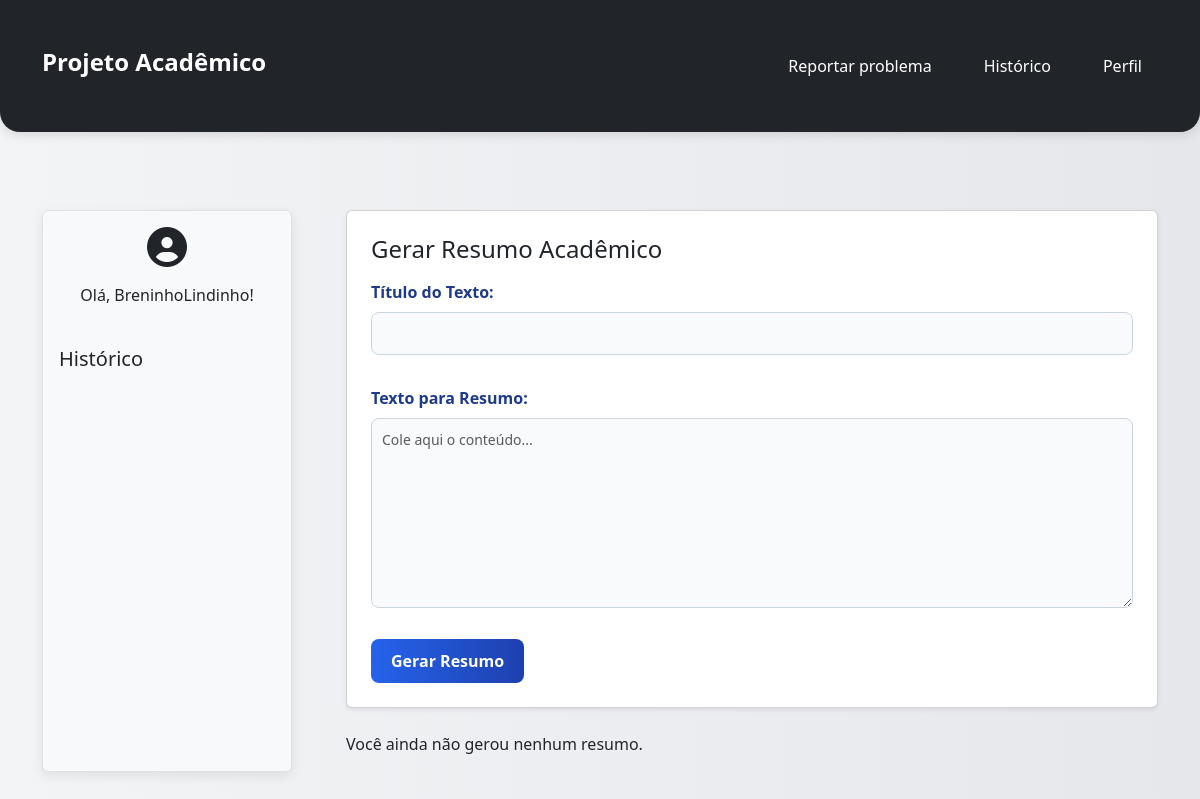
The page /index/ (signed in) on the database as committed earlier.
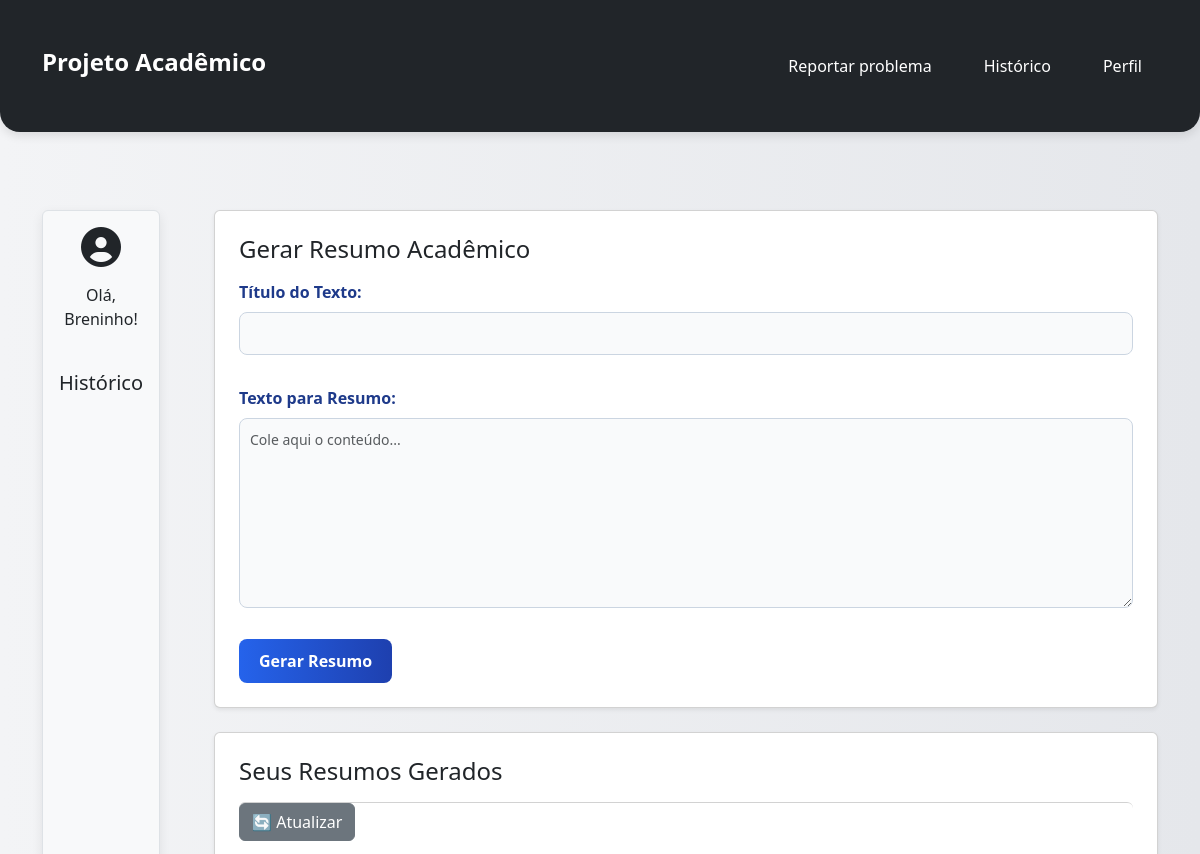
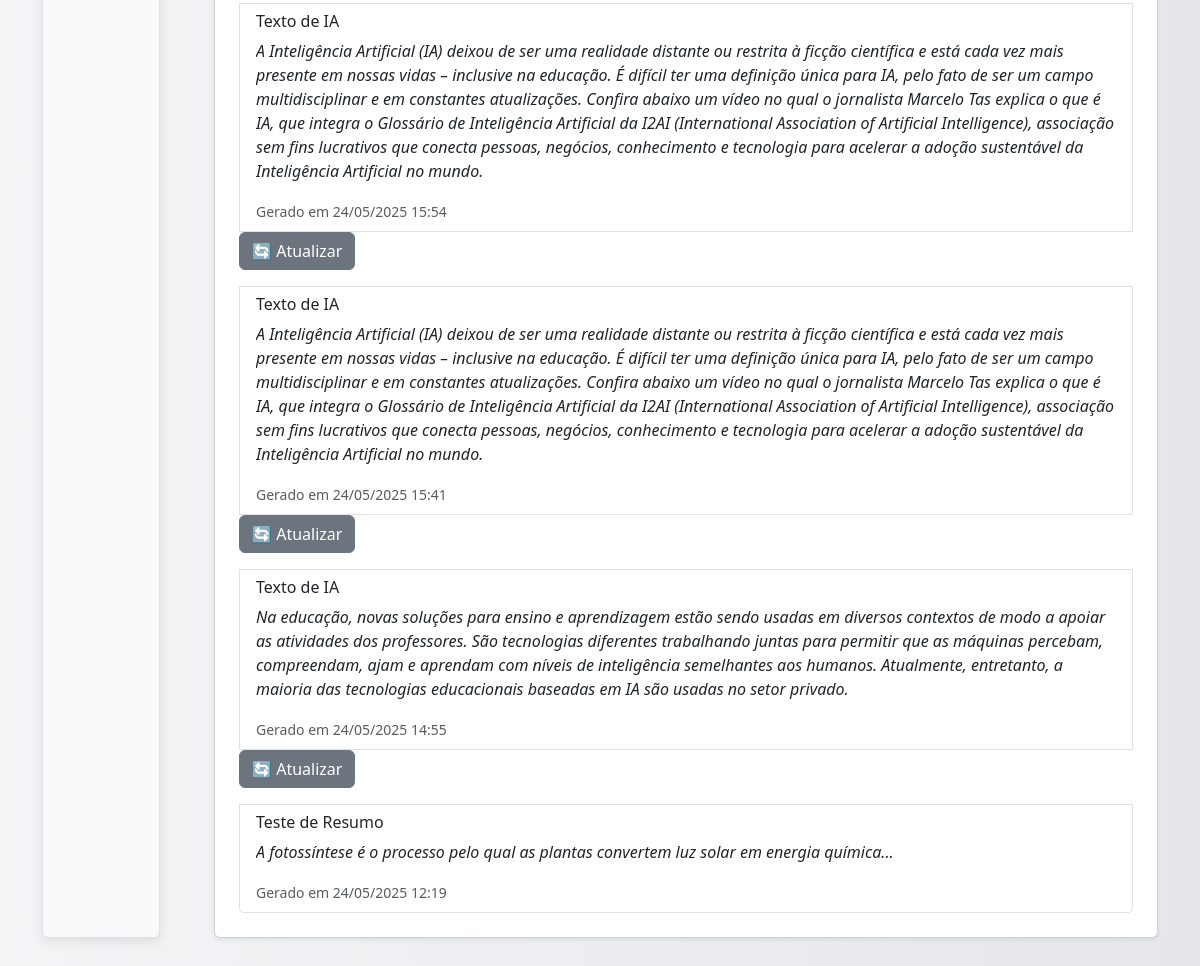
The same page on the database as committed later (2 pictures, top to bottom).
### meu_app/models.py (models this page shows)
class Usuario(models.Model):
    nome = models.CharField(max_length=100)
    email = models.EmailField(unique=True)
    senha = models.CharField(max_length=100)
    def __str__(self):
        return self.nome

class ResumoGerado(models.Model):
    texto_original = models.ForeignKey(TextoOriginal, on_delete=models.CASCADE)
    resumo = models.TextField()
    data_criacao = models.DateTimeField(auto_now_add=True)
    foi_exportado_pdf = models.BooleanField(default=False)

class TextoOriginal(models.Model):
    usuario = models.ForeignKey(Usuario, on_delete=models.CASCADE)
    titulo = models.CharField(max_length=200)
    conteudo = models.TextField()
    data_envio = models.DateTimeField(auto_now_add=True)

### meu_app/views.py (the view, shortened to what this page needs)
# urls.py: path('index/', views.index, name='index'),
def index(request):
    usuario_id = request.session.get('usuario_id')
    if not usuario_id:
        return redirect('login')
    usuario = get_object_or_404(Usuario, pk=usuario_id)
    usuario = Usuario.objects.get(id=request.session['usuario_id'])
    resumos = ResumoGerado.objects.filter(texto_original__usuario=usuario).order_by("-data_criacao")
    return render(request, "meu_app/index.html", {
        "usuario": usuario,
        "resumos": resumos
    })

### meu_app/templates/meu_app/index.html (shortened to what this page needs)
{% load static %}
<!DOCTYPE html>
<html lang="pt-br">
<head>
    <link rel="stylesheet" href="{% static 'meu_app/style.css' %}">
    <link rel="stylesheet" href="https://cdnjs.cloudflare.com/ajax/libs/font-awesome/6.5.0/css/all.min.css">
    <link rel="stylesheet" href="https://cdn.jsdelivr.net/npm/bootstrap@5.3.0/dist/css/bootstrap.min.css">
</head>
<body>
    <header class="cabecalho p-3 bg-dark text-white">
        <div class="container d-flex justify-content-between align-items-center">
            <h2>Projeto Acadêmico</h2>
            <ul class="nav">
                <li class="nav-item"><a href="#" class="nav-link text-white">Reportar problema</a></li>
                <li class="nav-item"><a href="#" class="nav-link text-white">Histórico</a></li>
                <li class="nav-item"><a href="{% url 'perfil' usuario.id %}" class="nav-link text-white">Perfil</a></li>
            </ul>
        </div>
    </header>
    <div class="container mt-5 d-flex">
        <aside class="card-lateral me-4 p-3 bg-light border rounded" style="width: 250px;">
            <div class="icone-do-perfil text-center mb-4">
                <i class="fas fa-user-circle fa-3x"></i>
                <p class="mt-2">Olá, {{ usuario }}!</p>
            </div>
            <h5>Histórico</h5>
        </aside>
        <main class="flex-fill">
            <div class="card p-4 mb-4 shadow-sm">
                <h4 class="mb-3">Gerar Resumo Acadêmico</h4>
                <form method="post" class="formulario-resumo">
                    <div class="mb-3">
                        <label for="titulo" class="form-label">Título do Texto:</label>
                        <input type="text" name="titulo" class="form-control" required>
                    </div>
                    <div class="mb-3">
                        <label for="conteudo" class="form-label">Texto para Resumo:</label>
                        <textarea name="conteudo" class="form-control" rows="8" placeholder="Cole aqui o conteúdo..." required></textarea>
                    </div>
                    <button type="submit" class="btn btn-primary">Gerar Resumo</button>
                </form>
            </div>
            {% if resumos %}
            <div class="card p-4 shadow-sm">
                <h4 class="mb-3">Seus Resumos Gerados</h4>
                <ul class="list-group">
                    {% for resumo in resumos %}
                    <form method="get" class="mb-3">
                        <button type="submit" class="btn btn-secondary">🔄 Atualizar</button>
                    </form>
                    <li class="list-group-item">
                        <h6>{{ resumo.texto_original.titulo }}</h6>
                        <p><em>{{ resumo.resumo }}</em></p>
                        <small class="text-muted">Gerado em {{ resumo.data_criacao|date:"d/m/Y H:i" }}</small>
                    </li>
                    {% endfor %}
                </ul>
            </div>
            {% else %}
                <p>Você ainda não gerou nenhum resumo.</p>
            {% endif %}
        </main>
    </div>
</body>
</html>

### meu_app/static/meu_app/style.css (style rules this page uses)
* { margin: 0; padding: 0; box-sizing: border-box; }
body { font-family: 'Segoe UI', Tahoma, Geneva, Verdana, sans-serif; background: linear-gradient(to right, #f3f4f6, #e5e7eb); color: #111827; min-height: 100vh; }
.cabecalho { background-color: #1e3a8a; color: white; padding: 20px 40px; display: flex; justify-content: space-between; align-items: center; box-shadow: 0 4px 10px rgba(0, 0, 0, 0.1); border-bottom-left-radius: 20px; border-bottom-right-radius: 20px; }
.cabecalho h2 { font-size: 24px; font-weight: bold; }
.cabecalho ul { list-style: none; display: flex; gap: 20px; }
.cabecalho ul li { cursor: pointer; font-weight: 500; transition: color 0.3s ease; }
.cabecalho a { text-decoration: none; color: white; }
.container { display: flex; padding: 30px; gap: 30px; }
.card-lateral { background-color: #ffffff; padding: 20px; border-radius: 12px; box-shadow: 0 4px 12px rgba(0, 0, 0, 0.08); width: 250px; }
.icone-do-perfil { display: flex; flex-direction: column; align-items: center; margin-bottom: 20px; }
.icone-do-perfil i { font-size: 40px; margin-bottom: 8px; }
.formulario-resumo { display: flex; flex-direction: column; gap: 15px; }
.formulario-resumo label { font-weight: bold; color: #1e3a8a; }
.formulario-resumo input[type="text"], .formulario-resumo textarea { padding: 10px; border: 1px solid #cbd5e1; border-radius: 8px; font-size: 14px; background-color: #f9fafb; resize: vertical; }
.formulario-resumo button { align-self: flex-start; background: linear-gradient(to right, #2563eb, #1e40af); color: white; padding: 10px 20px; border: none; border-radius: 8px; font-weight: bold; cursor: pointer; transition: background 0.3s; }
.list-group-item p { word-break: break-word; white-space: pre-wrap; max-width: 100%; overflow-x: auto; }
.list-group-item { max-height: 300px; overflow-y: auto; }

Rows that differ between the two databases and show on the page:
changed Usuario: nome "BreninhoLindinho" → "Breninho"
added ResumoGerado: texto_original.titulo "Texto de IA", resumo "A Inteligência Artificial (IA) deixou de ser uma realidade distante ou restrita à ficção científica e está cada vez mais presente em nossas vidas – inclusive na educação. É difícil ter uma definição única para IA, pelo fato de ser um campo multidisciplinar e em constantes atualizações. Confira abaixo um vídeo no qual o jornalista Marcelo Tas explica o que é IA, que integra o Glossário de Inteligência Artificial da I2AI (International Association of Artificial Intelligence), associação sem fins lucrativos que conecta pessoas, negócios, conhecimento e tecnologia para acelerar a adoção sustentável da Inteligência Artificial no mundo.…", data_criacao "24/05/2025 15:54"
added ResumoGerado: texto_original.titulo "Texto de IA", resumo "A Inteligência Artificial (IA) deixou de ser uma realidade distante ou restrita à ficção científica e está cada vez mais presente em nossas vidas – inclusive na educação. É difícil ter uma definição única para IA, pelo fato de ser um campo multidisciplinar e em constantes atualizações. Confira abaixo um vídeo no qual o jornalista Marcelo Tas explica o que é IA, que integra o Glossário de Inteligência Artificial da I2AI (International Association of Artificial Intelligence), associação sem fins lucrativos que conecta pessoas, negócios, conhecimento e tecnologia para acelerar a adoção sustentável da Inteligência Artificial no mundo.…", data_criacao "24/05/2025 15:41"
added ResumoGerado: texto_original.titulo "Texto de IA", resumo "Na educação, novas soluções para ensino e aprendizagem estão sendo usadas em diversos contextos de modo a apoiar as atividades dos professores. São tecnologias diferentes trabalhando juntas para permitir que as máquinas percebam, compreendam, ajam e aprendam com níveis de inteligência semelhantes aos humanos. Atualmente, entretanto, a maioria das tecnologias educacionais baseadas em IA são usadas no setor privado.", data_criacao "24/05/2025 14:55"
added ResumoGerado: texto_original.titulo "Teste de Resumo", resumo "A fotossíntese é o processo pelo qual as plantas convertem luz solar em energia química...", data_criacao "24/05/2025 12:19"
Other text that changed with them:
text no longer shown: "Você ainda não gerou nenhum resumo."
text now shown: "Seus Resumos Gerados"
